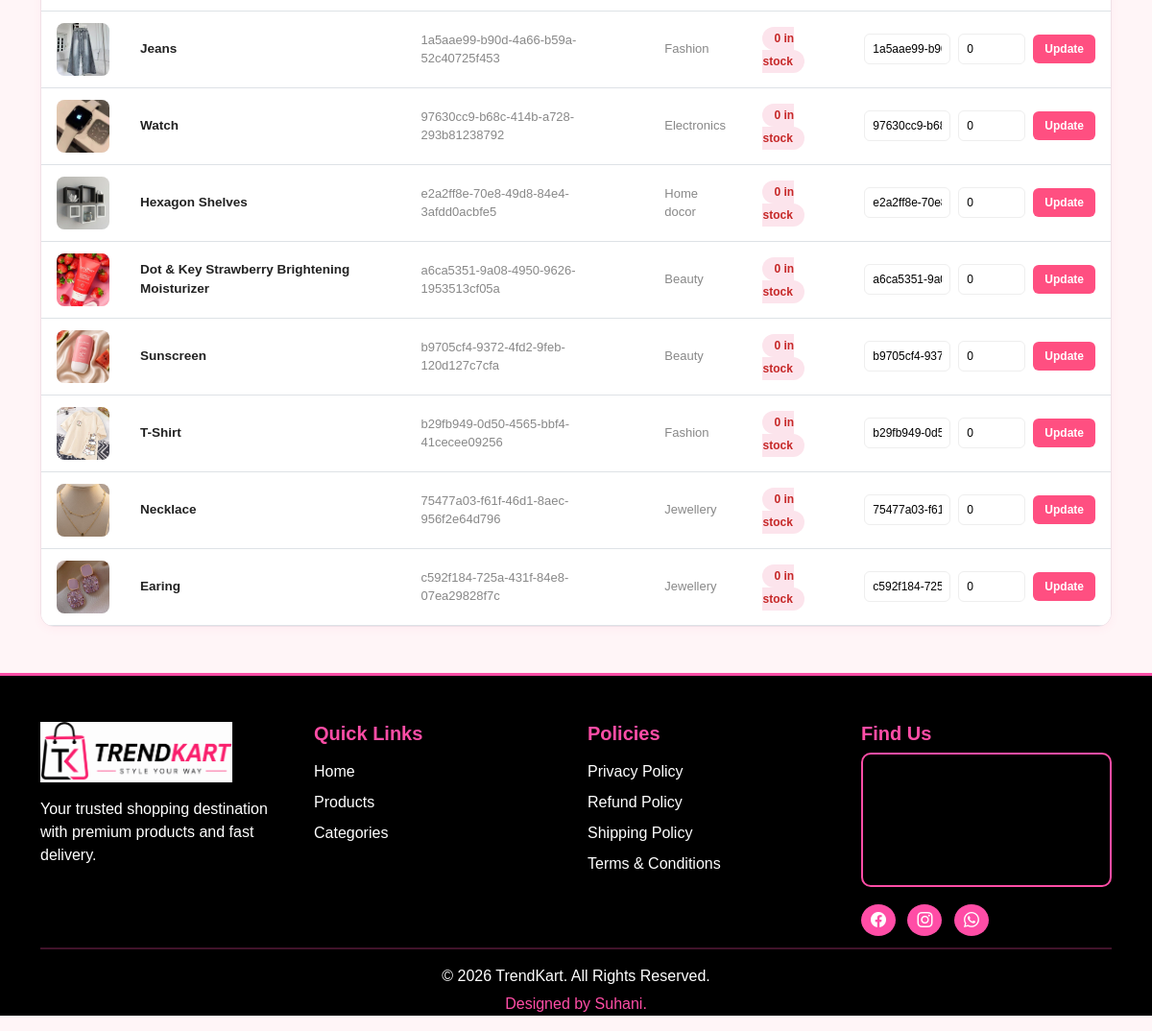
Page /inventory/ (signed in, lower part) on the earlier database version.
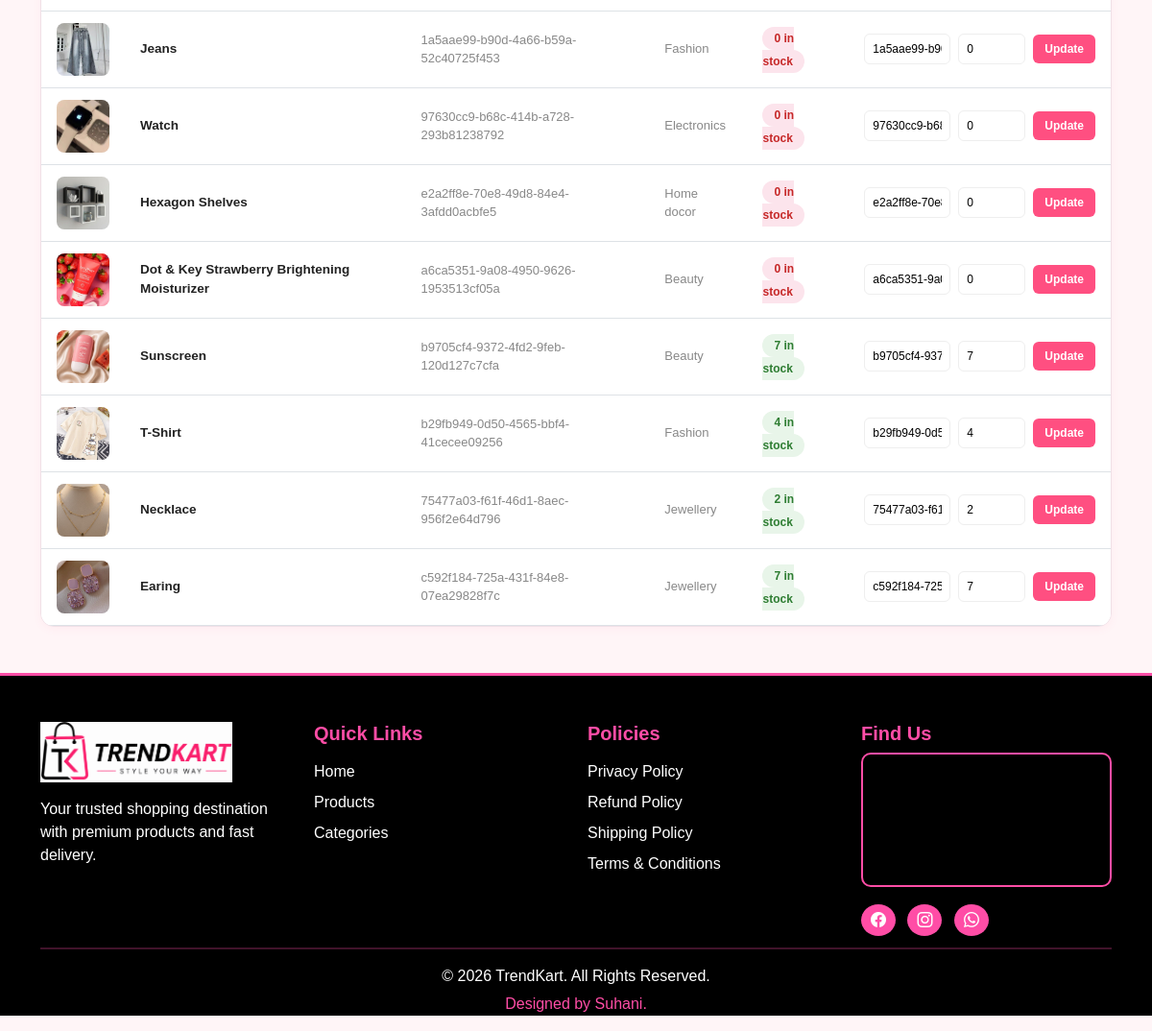
Same page on the later database version.
### Trendkart/models.py (models this page shows, shortened)
class Product(models.Model):
    category = models.ForeignKey(
        Category,
        on_delete=models.CASCADE,
        related_name='products'
    )
    product_name = models.CharField(max_length=255)
    product_price = models.DecimalField(max_digits=10, decimal_places=2)
    product_description = models.TextField()
    product_image = models.ImageField(upload_to='products/')
    sku = models.CharField(max_length=50, unique=True, null=True, blank=True, default=uuid.uuid4)
    stock = models.IntegerField(default=0)

class Category(models.Model):
    category_name = models.CharField(max_length=255)
    category_image = models.ImageField(
        upload_to='categories/',
        null=True,
        blank=True
    )

### Trendkart/views.py (the view)
# urls.py: path('inventory/', views.inventory, name='inventory'),
@login_required(login_url='login')
def inventory(request):
    products = Product.objects.all()
    return render(request, 'inventory.html', {
        'products': products
    })

### templates/inventory.html (shortened to what this page needs)
{% extends 'base.html' %}
{% load static %}
{% block content %}
<div class="container mb-5">
    <div style="background:#fff; border-radius:14px; border:1px solid #f0e0e7; overflow:hidden;
                box-shadow:0 2px 10px rgba(255,79,129,0.06);">
        <table class="table mb-0 align-middle">
            <tbody>
                {% for product in products %}
                <tr style="border-top:1px solid #f5e0e7;">
                    <td style="padding:12px 16px;">
                        <img src="{{ product.product_image.url }}" width="55" height="55"
                             style="object-fit:cover; border-radius:8px;">
                    </td>
                    <td style="padding:12px 16px; font-weight:700; font-size:13.5px; color:#222;">
                        {{ product.product_name }}
                    </td>
                    <td style="padding:12px 16px; font-size:13px; color:#888;">
                        {{ product.sku|default:"—" }}
                    </td>
                    <td style="padding:12px 16px; font-size:13px; color:#888;">
                        {{ product.category.category_name }}
                    </td>
                    <td style="padding:12px 16px;">
                        <span style="padding:5px 12px; border-radius:20px; font-size:12px; font-weight:700;
                            {% if product.stock == 0 %}background:#fce4ec; color:#c62828;
                            {% elif product.is_low_stock %}background:#fff3e0; color:#e65100;
                            {% else %}background:#e8f5e9; color:#2e7d32;{% endif %}">
                            {{ product.stock }} in stock
                        </span>
                    </td>
                    <td style="padding:12px 16px;">
                        <form method="POST" action="{% url 'update_stock' product.id %}"
                              class="d-flex align-items-center gap-2">
                            <input type="text" name="sku" value="{{ product.sku|default:'' }}"
                                   placeholder="SKU"
                                   style="width:90px; padding:6px 8px; border:1px solid #eee;
                                          border-radius:6px; font-size:12px;">
                            <input type="number" name="stock" value="{{ product.stock }}" min="0"
                                   style="width:70px; padding:6px 8px; border:1px solid #eee;
                                          border-radius:6px; font-size:12px;">
                            <button type="submit"
                                    style="background:#FF4F81; color:#fff; border:none;
                                           border-radius:6px; padding:6px 12px; font-size:12px;
                                           font-weight:700; cursor:pointer;">
                                Update
                            </button>
                        </form>
                    </td>
                </tr>
                {% empty %}
                <tr>
                    <td colspan="6" class="text-center py-5" style="color:#aaa;">
                        No products found matching your search.
                    </td>
                </tr>
                {% endfor %}
            </tbody>
        </table>
    </div>
</div>
{% endblock %}

### templates/base.html (shortened to what this page needs)
{% load static %}
<!DOCTYPE html>
<html lang="en">
<head>
    <link href="https://cdn.jsdelivr.net/npm/bootstrap@5.3.3/dist/css/bootstrap.min.css" rel="stylesheet">
    <link rel="stylesheet" href="https://cdn.jsdelivr.net/npm/bootstrap-icons@1.11.3/font/bootstrap-icons.min.css">
</head>
<body>
    {% block content %}{% endblock %}
    <footer style="background:#000000; border-top:3px solid #ff4da6;" class="pt-5 mt-5 text-light">
        <div class="container">
            <div class="row g-4">
                <div class="col-lg-3 col-md-6">
                    <img src="{% static 'images/TRENDKART.png' %}" alt="TrendKart Logo" width="200" class="img-fluid">
                    <p class="mt-3" style="color:#ffffff;">Your trusted shopping destination with premium products and fast delivery.</p>
                </div>
                <div class="col-lg-3 col-md-6">
                    <h5 style="color:#ff4da6; font-weight:bold;">Quick Links</h5>
                    <ul class="list-unstyled mt-3">
                        <li class="mb-2"><a href="{% url 'home' %}" style="color:#fff; text-decoration:none;">Home</a></li>
                        <li class="mb-2"><a href="{% url 'product' %}" style="color:#fff; text-decoration:none;">Products</a></li>
                        <li class="mb-2"><a href="{% url 'category' %}" style="color:#fff; text-decoration:none;">Categories</a></li>
                    </ul>
                </div>
                <div class="col-lg-3 col-md-6">
                    <h5 style="color:#ff4da6; font-weight:bold;">Policies</h5>
                    <ul class="list-unstyled mt-3">
                        <li class="mb-2"><a href="{% url 'privacy_policy' %}" style="color:#fff; text-decoration:none;">Privacy Policy</a></li>
                        <li class="mb-2"><a href="{% url 'refund_policy' %}" style="color:#fff; text-decoration:none;">Refund Policy</a></li>
                        <li class="mb-2"><a href="{% url 'shipping_policy' %}" style="color:#fff; text-decoration:none;">Shipping Policy</a></li>
                        <li class="mb-2"><a href="{% url 'terms' %}" style="color:#fff; text-decoration:none;">Terms & Conditions</a></li>
                    </ul>
                </div>
                <div class="col-lg-3 col-md-6">
                    <h5 style="color:#ff4da6; font-weight:bold;">Find Us</h5>
                    <iframe src="https://maps.google.com/maps?q=india&t=&z=5&ie=UTF8&iwloc=&output=embed" width="100%" height="140" style="border:2px solid #ff4da6; border-radius:10px;"></iframe>
                    <div class="mt-3">
                        <a href="#" style="background:#ff4da6; color:#fff; padding:8px 10px; border-radius:50%;" class="me-2"><i class="bi bi-facebook"></i></a>
                        <a href="#" style="background:#ff4da6; color:#fff; padding:8px 10px; border-radius:50%;" class="me-2"><i class="bi bi-instagram"></i></a>
                        <a href="#" style="background:#ff4da6; color:#fff; padding:8px 10px; border-radius:50%;"><i class="bi bi-whatsapp"></i></a>
                    </div>
                </div>
            </div>
            <hr style="border:1px solid #ff4da6;">
            <div class="text-center">
                <p style="color:#ffffff; margin-bottom:5px;">© 2026 TrendKart. All Rights Reserved.</p>
                <p style="color:#ff4da6;">Designed by Suhani.</p>
            </div>
        </div>
    </footer>
</body>
</html>

### templates/base.html (style rules this page uses)
body { background-color: #FFF5F7; font-family: Arial, sans-serif; }

Differences in the rows shown:
changed Product "Sunscreen": stock "0" → "7"
changed Product "T-Shirt": stock "0" → "4"
changed Product "Necklace": stock "0" → "2"
changed Product "Earing": stock "0" → "7"
